Frame 1 (no input): blank canvas, image omitted
Frame 60 (the mouse pressed at the canvas centre just before this capture): blank canvas, image omitted
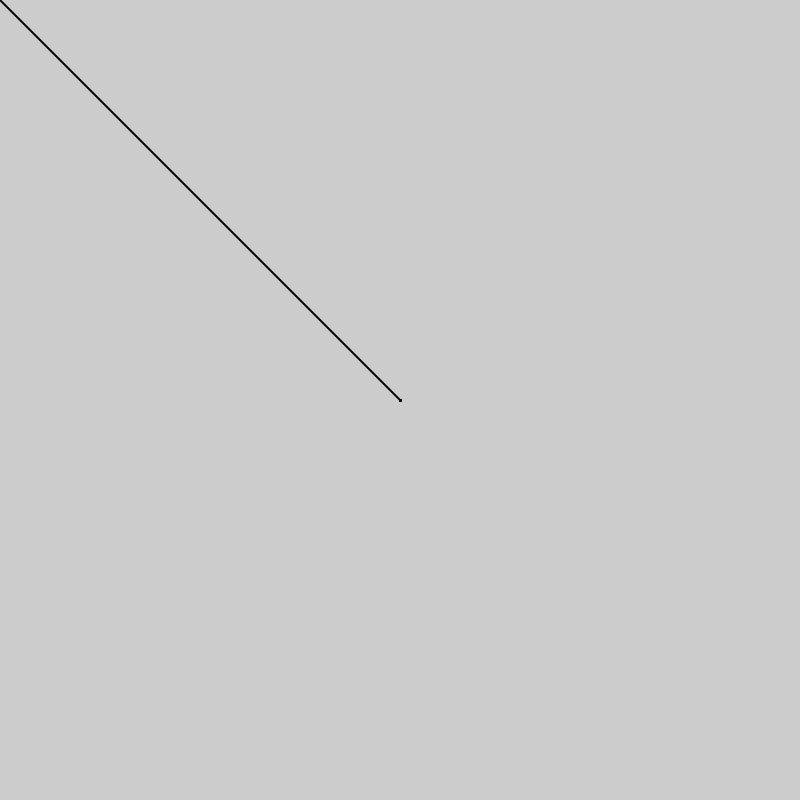
Frame 120 (the mouse held since frame 60 and released just before this capture)

The Processing sketch whose frames 1 and 60 were blank and that drew this single picture after the mouse press (run headless with seeded random() and noise(); from frame 60 on, the mouse is pressed at the canvas centre):

// Processing sketch: processing_140802
// ── processing_140802.pde

float  x=2;
void setup(){
  size(800,800); 
  smooth();
}
 
void draw(){
 
  strokeWeight(x);
  if (x<=0.2){x=0.2;}
  if (mousePressed) { 
   line(mouseX,mouseY,pmouseX,pmouseY);
    }}
 void keyPressed() {
    if (keyCode == UP) {
   stroke(255,255,255);
    } else if (keyCode == DOWN) {
      stroke(1,1,1);}
      if (keyCode == LEFT){
      x=x-0.1;}
      else if (keyCode == RIGHT){
        x=x+0.1;}
 }
